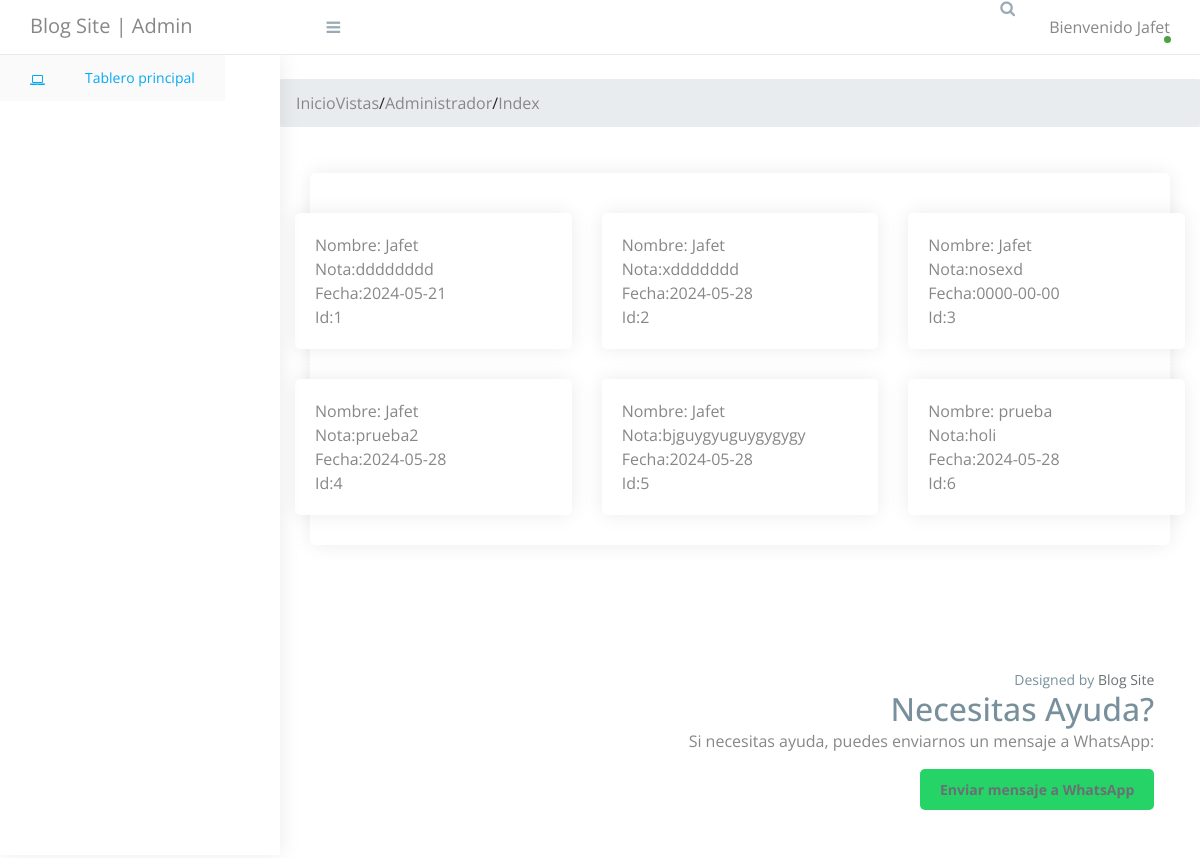
/vistas/administrador/index.php (signed in), run on the app's committed database.
### tables this page shows
CREATE TABLE `notas` (
  `Nombre` varchar(255) NOT NULL,
  `Nota` varchar(255) NOT NULL,
  `Fecha` date NOT NULL,
  `id_nota` int(11) NOT NULL
);

### vistas/administrador/index.php (the view, shortened to what this page needs)
<!doctype html>
<html class="no-js" lang="">
<head>
    <link rel="stylesheet" href="https://cdn.jsdelivr.net/npm/normalize.css@8.0.0/normalize.min.css">
    <link rel="stylesheet" href="https://cdn.jsdelivr.net/npm/bootstrap@4.1.3/dist/css/bootstrap.min.css">
    <link rel="stylesheet" href="https://cdn.jsdelivr.net/npm/font-awesome@4.7.0/css/font-awesome.min.css">
    <link rel="stylesheet" href="https://cdn.jsdelivr.net/gh/lykmapipo/themify-icons@0.1.2/css/themify-icons.css">
    <link rel="stylesheet" href="https://cdn.jsdelivr.net/npm/pixeden-stroke-7-icon@1.2.3/pe-icon-7-stroke/dist/pe-icon-7-stroke.min.css">
    <link rel="stylesheet" href="https://cdnjs.cloudflare.com/ajax/libs/flag-icon-css/3.2.0/css/flag-icon.min.css">
    <link rel="stylesheet" href="assets/css/cs-skin-elastic.css">
    <link rel="stylesheet" href="assets/css/style.css">
    <link href="https://cdn.jsdelivr.net/npm/chartist@0.11.0/dist/chartist.min.css" rel="stylesheet">
    <link href="https://cdn.jsdelivr.net/npm/jqvmap@1.5.1/dist/jqvmap.min.css" rel="stylesheet">
    <link href="https://cdn.jsdelivr.net/npm/weathericons@2.1.0/css/weather-icons.css" rel="stylesheet" />
    <link href="https://cdn.jsdelivr.net/npm/fullcalendar@3.9.0/dist/fullcalendar.min.css" rel="stylesheet" />
</head>
<body>
    <aside id="left-panel" class="left-panel">
        <nav class="navbar navbar-expand-sm navbar-default">
            <div id="main-menu" class="main-menu collapse navbar-collapse">
                <ul class="nav navbar-nav">
                    <li class="active">
                        <a href="index.php"><i class="menu-icon fa fa-laptop"></i>Tablero principal </a>
                    </li>
                </ul>
            </div>
        </nav>
    </aside>
    <div id="right-panel" class="right-panel">
        <header id="header" class="header">
            <div class="top-left">
                <div class="navbar-header">
                    <a class="navbar-brand" href="index.php">Blog Site | Admin</a>
                    <a id="menuToggle" class="menutoggle"><i class="fa fa-bars"></i></a>
                </div>
            </div>
            <div class="top-right">
                <div class="header-menu">
                    <div class="header-left">
                        <button class="search-trigger"><i class="fa fa-search"></i></button>
                    </div>
                    <div class="user-area dropdown float-right">
                        <a href="#" class="dropdown-toggle active" data-toggle="dropdown" aria-haspopup="true" aria-expanded="false">
                            Bienvenido <?php echo $_SESSION['nombre']; ?>
                        </a>
                    </div>
                </div>
            </div>
        </header>
        <nav aria-label="breadcrumb">
            <ol class="breadcrumb">
                <?php include '../../breadcrumbs.php';
                generate_breadcrumbs(); ?>
            </ol>
        </nav>
        <div class="content">
            <div class="row">
                <div class="col-lg-12">
                    <div class="card">
                        <div class="card-body">
                        </div>
                        <div class="row">
                            <div class="row">
                                <?php
                                include_once "../../conexiondb.php";
                                $conexion = mysqli_connect($db_host, $db_user, $db_pass, $db_database);
                                $sql = "SELECT `Nombre`, `Nota`, `Fecha`, `Id_Nota` FROM `notas`";
                                $resultSet = mysqli_query($conexion, $sql);
                                while ($row = mysqli_fetch_row($resultSet)) {
                                ?>
                                    <div class="col-lg-4 col-md-6 col-sm-12">
                                        <div class="card">
                                            <div class="card-body">
                                                <p class="card-text">
                                                    Nombre: <?php echo $row[0]; ?> <br>
                                                    Nota:<?php echo $row[1]; ?> <br>
                                                    Fecha:<?php echo $row[2]; ?> <br>
                                                    Id:<?php echo $row[3]; ?>
                                                </p>
                                            </div>
                                        </div>
                                    </div>
                                <?php
                                }
                                ?>
                            </div>
                        </div>
                    </div>
                    <div class="card-body"></div>
                </div>
            </div>
        </div>
    </div>
    <footer class="site-footer">
        <div class="footer-inner bg-white">
            <div class="row">
                <div class="col-sm-6">
                </div>
                <div class="col-sm-6 text-right">
                    Designed by <a href="#">Blog Site</a>
                    <form action="#" method="post">
                        <h2>Necesitas Ayuda?</h2>
                        <p>Si necesitas ayuda, puedes enviarnos un mensaje a WhatsApp:</p>
                        <a href="https://wa.me/8444982989?text=Hola,%20necesito%20ayuda" class="whatsapp-button">Enviar mensaje a WhatsApp</a>
                    </form>
                </div>
            </div>
        </div>
    </footer>
</body>
</html>

### data on the page
notas: Nombre "Jafet", Nota "dddddddd", Fecha "2024-05-21", id_nota "1"
notas: Nombre "Jafet", Nota "xddddddd", Fecha "2024-05-28", id_nota "2"
notas: Nombre "Jafet", Nota "nosexd", Fecha "0000-00-00", id_nota "3"
notas: Nombre "Jafet", Nota "prueba2", Fecha "2024-05-28", id_nota "4"
notas: Nombre "Jafet", Nota "bjguygyuguygygygy", Fecha "2024-05-28", id_nota "5"
notas: Nombre "prueba", Nota "holi", Fecha "2024-05-28", id_nota "6"

### other printed values
$_SESSION['nombre'] "Jafet"
$title "Vistas"
$title "Administrador"
$title "Index"
